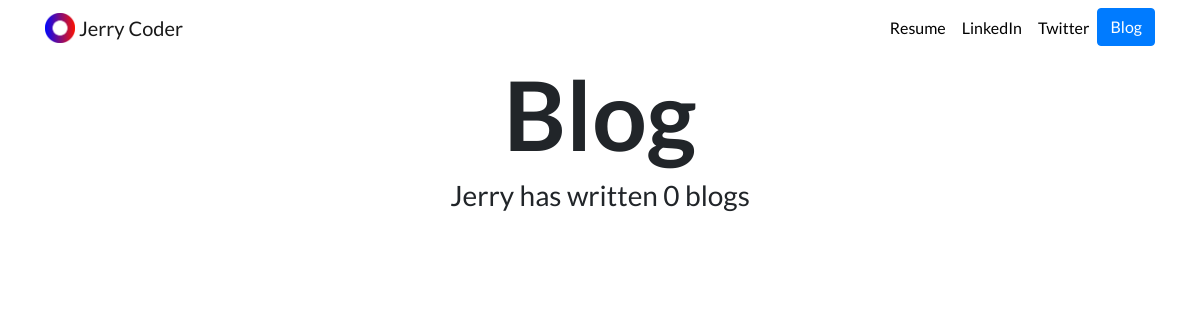
Page /blog/ on the earlier database version.
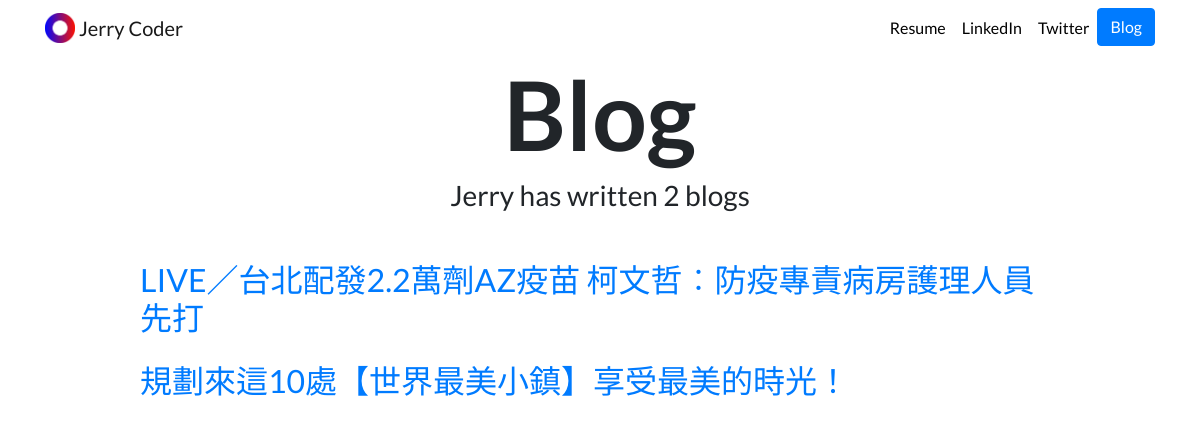
Same page on the later database version.
### blog/models.py (models this page shows, shortened)
class Blog(models.Model):
    title = models.CharField(max_length=100)
    sub_title = models.CharField(max_length=80)
    create_date = models.DateField(auto_now_add=True)
    information = models.TextField(blank=True)
    image_url = models.CharField(max_length=255,blank=True)
    url = models.CharField(max_length=255,blank=True)

### blog/views.py (the view)
# urls.py: path('', views.all_blogs, name='all_blogs'),
def all_blogs(request):
    blogs = Blog.objects.order_by('-create_date')
    return render(request, 'blog/all_blogs.html', {'blogs':blogs})

### blog/templates/blog/all_blogs.html (shortened to what this page needs)
{% extends "portfolio/base.html" %}
{% load static %}
{% block content %}
<h1 id="blogtitle" class="font-weight-bold text-center">Blog</h1>
<h3 class="text-center mb-5">Jerry has written {{ blogs.count }} blog{{ blogs.count|pluralize }}</h3>
{% for blog in blogs %}
<div class="row justify-content-center my-3">
  <div class="col-md-10">
    <a href="{% url 'blog:detail' blog.id %}">
      <h2>{{ blog.title }}</h2>
    </a>
  </div>
</div>
{% endfor %}
{% endblock %}

Differences in the rows shown:
added Blog: title "LIVE／台北配發2.2萬劑AZ疫苗 柯文哲︰防疫專責病房護理人員先打"
added Blog: title "規劃來這10處【世界最美小鎮】享受最美的時光！"
Other differences:
{{ blogs.count }}: "0" → "2"
